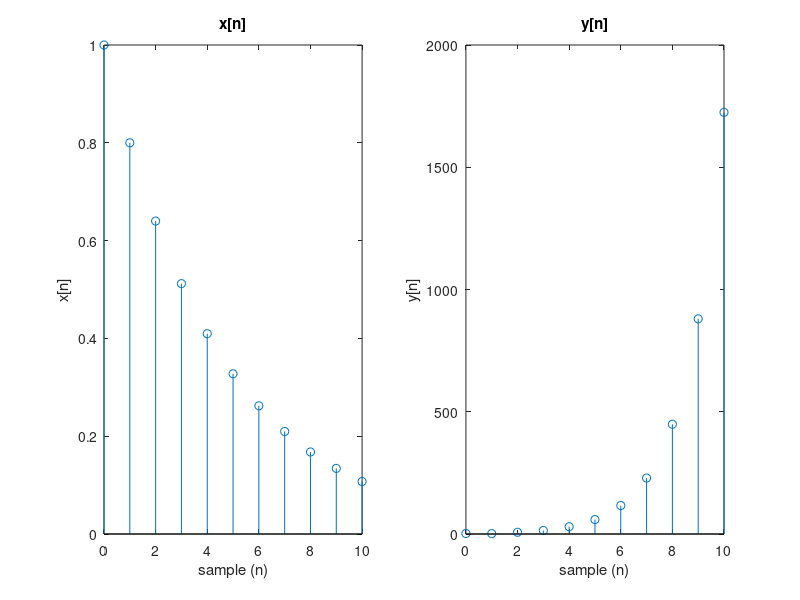

Here is the MATLAB script that generated this plot:
t = zeros(1,11);    % Define time range
y = zeros(1,11);    % Define y[n] range
x = y;              % Define x[n] range
x(t>=0) = 1;        % Define x[n] as step function

xinit  = 0;
y1init = 0;         % Define inital conditions: y[-1]
y2init = 0;         % y[-2]

for n=1:11          % Apply transfer function based on value of n
    x(n) = x(n) * 0.8.^(n-1);
    if n==1
        % y(0) = 2*x(0) - 3*x(-1) + 4*x(-2) + 1.5*y(-1) + 0.9*y(-2);
        y(n) = 2*x(n) - 3*xinit + 4*xinit + 1.5*y2init + 0.9*y1init; 
        t(n) = n-1;
    elseif n==2
        % y(1) = 2*x(1) - 3*x(0) + 4*x(-1) + 1.5*y(0) + 0.9*y(-1);
        y(n) = 2*x(n) - 3*x(n-1) + 4*xinit + 1.5*y(n-1) + 0.9*y2init; 
        t(n) = n-1;
    else
        y(n) = 2*x(n) - 3*x(n-1) + 4*x(n-2) + 1.5*y(n-1) + 0.9*y(n-2);
        t(n) = n-1;
    end
end

num = [2 -3 4];
den = [1 -1.5 -0.9];
[A,B,C,D] = tf2ss(num,den)  % Define state space representation using transfer function

% x1[n+1] = 1.5x1[n] + 0.9x2[n] + 1u[n]
% x2[n+1] = x1[n]
% y[n] = 5.8x2[n] + 2u[n]

subplot(1,2,1);     % Plot x[n]
stem(t,x)
title('x[n]'), xlabel('sample (n)'), ylabel('x[n]')
subplot(1,2,2);     % Plot y[n]
stem(t,y)
title('y[n]'), xlabel('sample (n)'), ylabel('y[n]')
